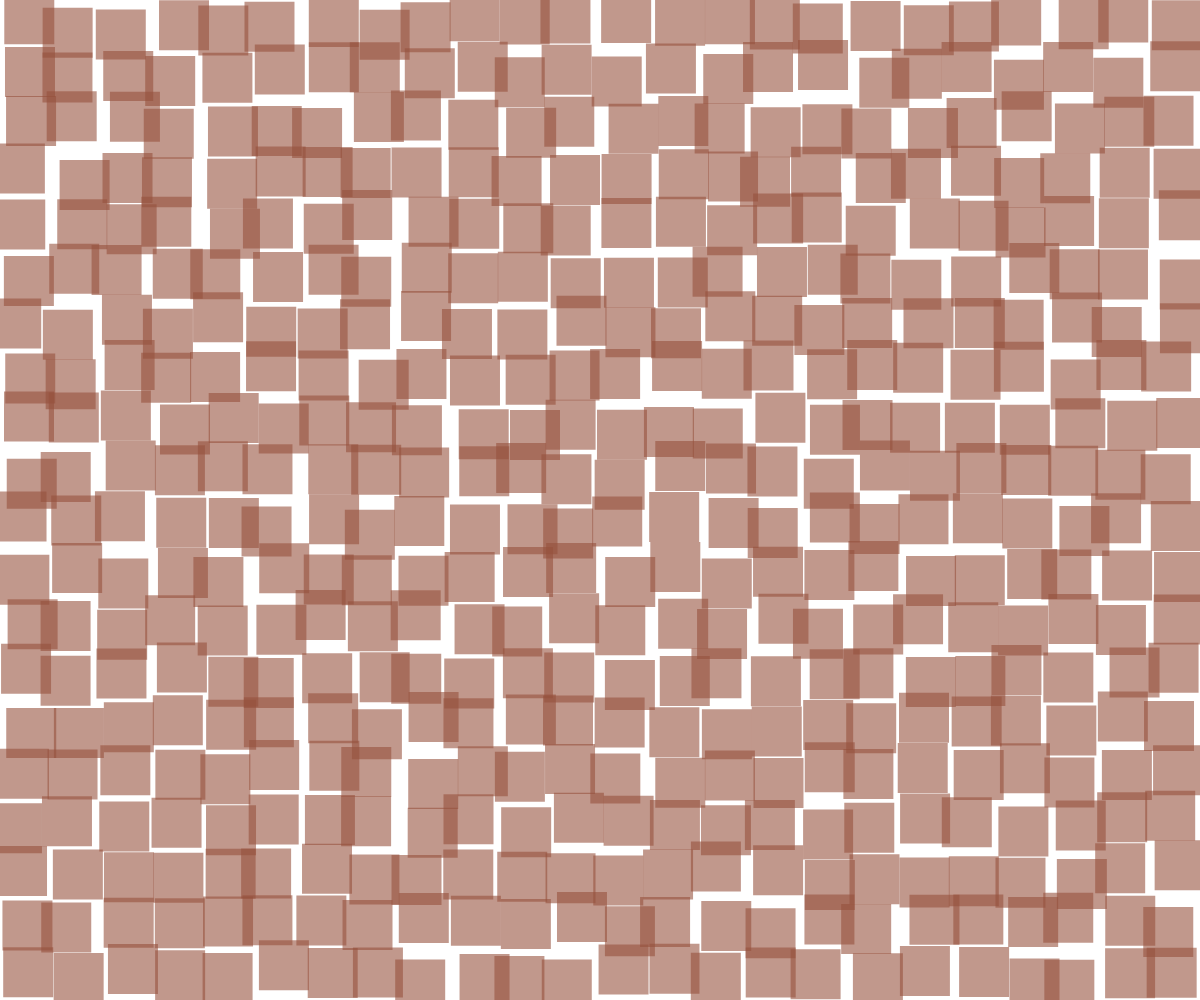
Frame 1 (no input)
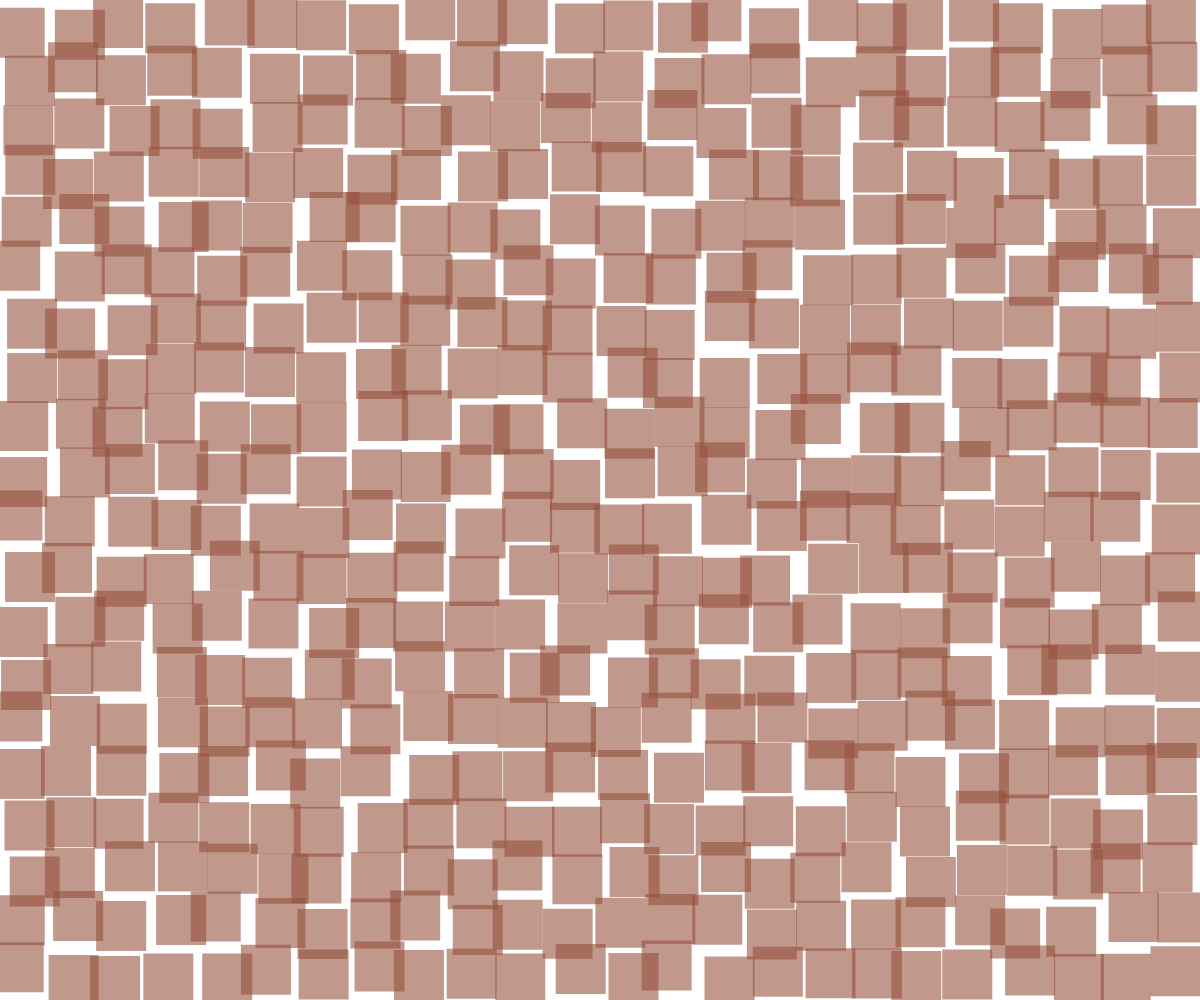
Frame 2 (the mouse pressed at the canvas centre, redrawn once)

The p5.js sketch that drew these frames (run headless with seeded random() and noise() and a simulated clock; the mouse was pressed at the canvas centre and the sketch redrawn once):

// p5.js sketch
// ── sketch.js
function setup() {
  createCanvas(windowWidth, windowHeight);
  noLoop(); // Serve per disegnare una sola volta, rimuovi se vuoi disegnare continuamente
  noStroke();
  fill(150, 80, 60, 150); // Colore marrone semitrasparente
}

function draw() {
  background(255);
  let squareSize = 50; // Dimensione dei quadrati
  let columns = Math.floor(width / squareSize);
  let rows = Math.floor(height / squareSize);

  for (let i = 0; i < columns; i++) {
    for (let j = 0; j < rows; j++) {
      let x = i * squareSize + random(-10, 10);
      let y = j * squareSize + random(-10, 10);
      rect(x, y, squareSize, squareSize);
    }
  }
}

function windowResized() {
  resizeCanvas(windowWidth, windowHeight);
  redraw();
}
